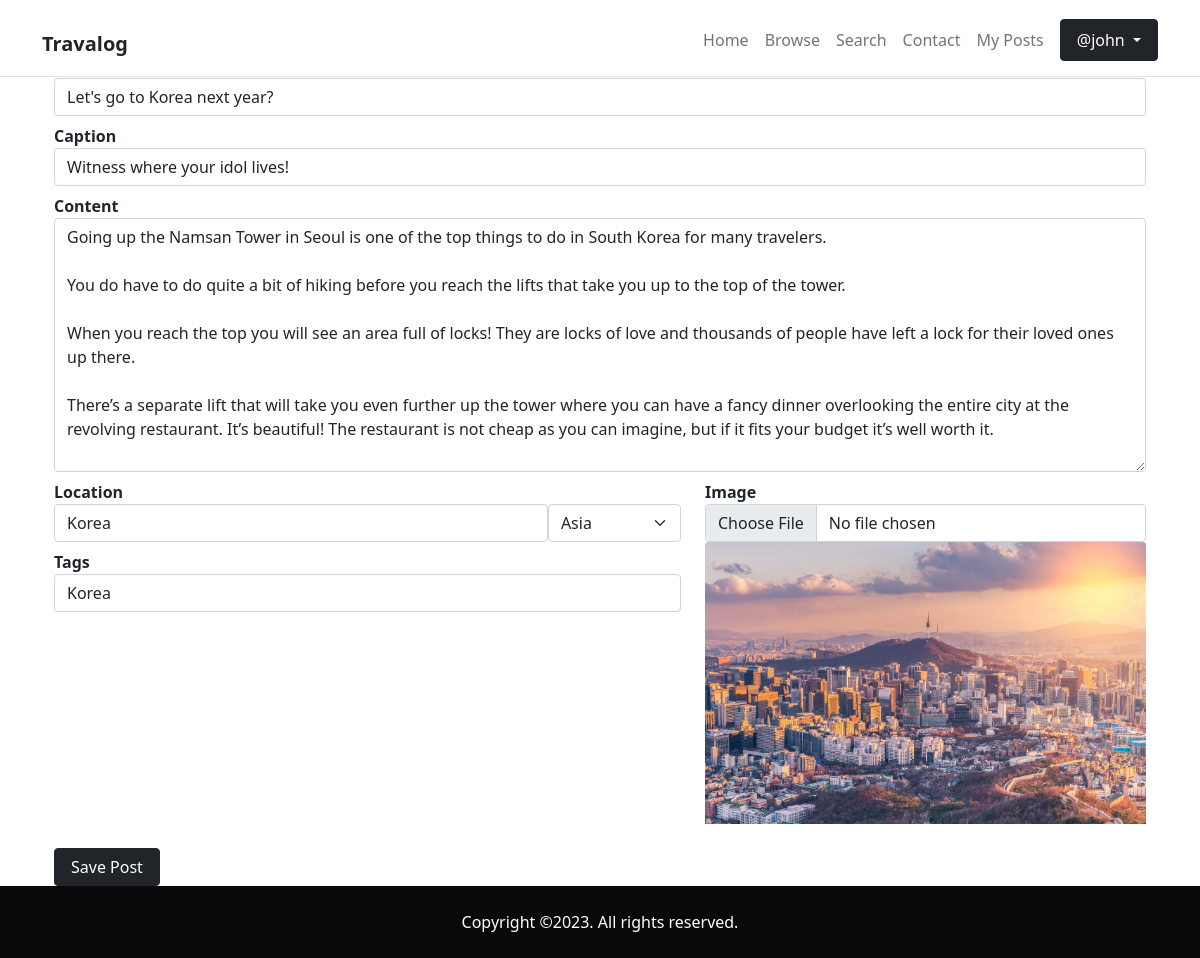
The app's page /edit_post.php?id=21 (signed in) with its own data.
### tables this page shows
CREATE TABLE `posts` (
  `postid` int(128) NOT NULL,
  `userid` int(128) NOT NULL,
  `title` varchar(255) NOT NULL,
  `caption` mediumtext NOT NULL,
  `content` longtext NOT NULL,
  `location` text NOT NULL,
  `continent` varchar(20) NOT NULL,
  `image` text NOT NULL,
  `tag` text NOT NULL,
  `createdtime` bigint(20) NOT NULL,
  `viewcount` int(11) NOT NULL
);

### edit_post.php (the view, shortened to what this page needs)
<!DOCTYPE html>
<html lang="en">
<?php
require_once("init_check_logged_in.php");
$postid = intval($_GET["id"]) ?? die;
$stmt = $conn->prepare("SELECT postid, title, caption, content, location, continent, image, tag
 FROM posts
 WHERE posts.postid = ?");
$stmt->bind_param("i", $postid);
if (!$stmt->execute()){
    http_response_code(500);
    die;
}
$result = $stmt->get_result();
if ($row = $result->fetch_object()){
    $post = $row;
} else {
    http_response_code(500);
    die;
}
?>
<head>
    <link href="https://cdn.jsdelivr.net/npm/bootstrap@5.1.3/dist/css/bootstrap.min.css" rel="stylesheet"
>
    <link rel="stylesheet" href="https://d19m59y37dris4.cloudfront.net/blog/2-0/css/style.default.622904dd.css"
        id="theme-stylesheet">
    <link rel="stylesheet" href="css/cards-gallery.css">
    <link rel="stylesheet" href="css/main.css">
</head>
<body>
    <nav class="navbar navbar-expand-lg navbar-light bg-white border-bottom py-2 fixed-top">
        <div class="container pt-1">
            <h1>
                <a class="navbar-brand text-md fw-bold text-dark" href="index.php">Travalog</a>
            </h1>
            <div class="collapse navbar-collapse" id="navbarSupportedContent">
                <ul class="navbar-nav ms-auto mb-2 mb-lg-0 align-items-lg-center">
                    <li class="nav-item"><a class="nav-link " href="index.php">Home</a>
                    </li>
                    <li class="nav-item"><a class="nav-link " href="browse.php">Browse</a>
                    </li>
                    <li class="nav-item"><a class="nav-link " href="search.php">Search</a>
                    </li>
                    <li class="nav-item"><a class="nav-link " href="contact.php">Contact</a>
                    </li>
                    <li class="nav-item"><a class="nav-link " href="my_posts.php">My Posts</a></li>
                    <li class="nav-item dropdown">
                        <a class="btn btn-style btn-dark ms-2 px-3 py-2 dropdown-toggle " href="#" id="navbarUserMenuLink" role="button" data-bs-toggle="dropdown" aria-expanded="false">
                            @<?php echo $_SESSION["username"]; ?>
                        </a>
                    </li>
                </ul>
            </div>
        </div>
    </nav>
    <section>
        <div class="container">
            <div class="container section-title ">
                <h2>Edit Post</h2>
            </div>
            <form action="api_editpost.php?id=<?php echo $post->postid?>" method="post" enctype="multipart/form-data">
                <div class="container">
                    <div class="row">
                        <div class="col-md-12 form-label">
                            <label for="title"><b>Title</b></label>
                            <input type="text" id="title" name="title" class="form-control" value="<?php echo $post->title?>" required>
                        </div>
                    </div>
                    <div class="row">
                        <div class="col-md-12 form-label">
                            <label for="caption"><b>Caption</b></label>
                            <input type="text" id="caption" name="caption" class="form-control" value="<?php echo $post->caption?>" required>
                        </div>
                    </div>
                    <div class="row">
                        <div class="form-label">
                            <label for="content"><b>Content</b></label>
                            <textarea id="content" name="content" rows="10" class="form-control"><?php echo $post->content?></textarea>
                        </div>
                    </div>
                    <div class="row">
                        <div class="col-md-7">
                            <div class="row">
                                <div class="col form-label">
                                    <label for="location"><b>Location</b></label>
                                    <div class="d-flex">
                                    <input type="text" id="location" name="location" class="form-control" value="<?php echo $post->location?>" required>
                                    <select class="form-control form-select w-25" id="continent" name="continent" required>
                                        <option <?php echo ($post->continent == "Asia")?"selected":""; ?>>Asia</option>
                                    </select>
                                    </div>
                                </div>
                            </div>
                            <div class="row">
                                <div class="col form-label">
                                    <label for="tags"><b>Tags</b></label>
                                    <input type="text" id="tags" name="tags" class="form-control" value="<?php echo $post->tag?>">
                                </div>
                            </div>
                        </div>
                        <div class="col-md-5">
                            <div class="row">
                                <div class="col">
                                    <label for="image"><b>Image</b></label>
                                    <input type="file" accept="image/*" id="image" name="image" class="form-control">
                                    <picture>
                                        <img src="<?php echo $post->image?>" id="img-preview" class="img-fluid card-img-top">
                                    </picture>
                                </div>
                            </div>
                        </div>
                    </div>
                    <div class="row">
                        <div class="col-md-4">
                        </div>
                    </div>
                    <div class="row mt-3">
                        <div class="col-12">
                            <input type="submit" value="Save Post" class="btn btn-dark px-3">
                        </div>
                    </div>
                </div>
            </form>
        </div>
    </section>
    <footer>
        <div class="copyrights text-white py-4" style="background: #090909">
            <div class="container">
                <div class="row text-center gy-2">
                    <div class="col-md-12">
                        <p class="mb-0 fw-light text-sm">Copyright &copy;2023. All rights reserved.</p>
                    </div>
                </div>
            </div>
        </div>
    </footer>
    <link rel="stylesheet" href="https://use.fontawesome.com/releases/v6.4.0/css/all.css">
</body>

### css/main.css (style rules this page uses)
body { min-height: 100vh; display: grid; grid-template-rows: 1fr auto; }

### records on screen
posts: title "Let's go to Korea next year?", caption "Witness where your idol lives!", content "Going up the Namsan Tower in Seoul is one of the top things to do in South Korea for many travelers. You do have to do quite a bit of hiking before you reach the lifts that take you up to the top of the tower. When you reach the top you will see an area full of locks! They are locks of love and thousands of people have left a lock for their loved ones up there. There’s a separate lift that will take you even further up the tower where you can have a fancy dinner overlooking the entire city at the revolving restaurant. It’s beautiful! The restaurant is not cheap as you can imagine, but if it fits your budget it’s well worth it.", location "Korea", continent "Asia", tags "Korea", image (picture)

### other values on screen
$_SESSION["username"] "john"
